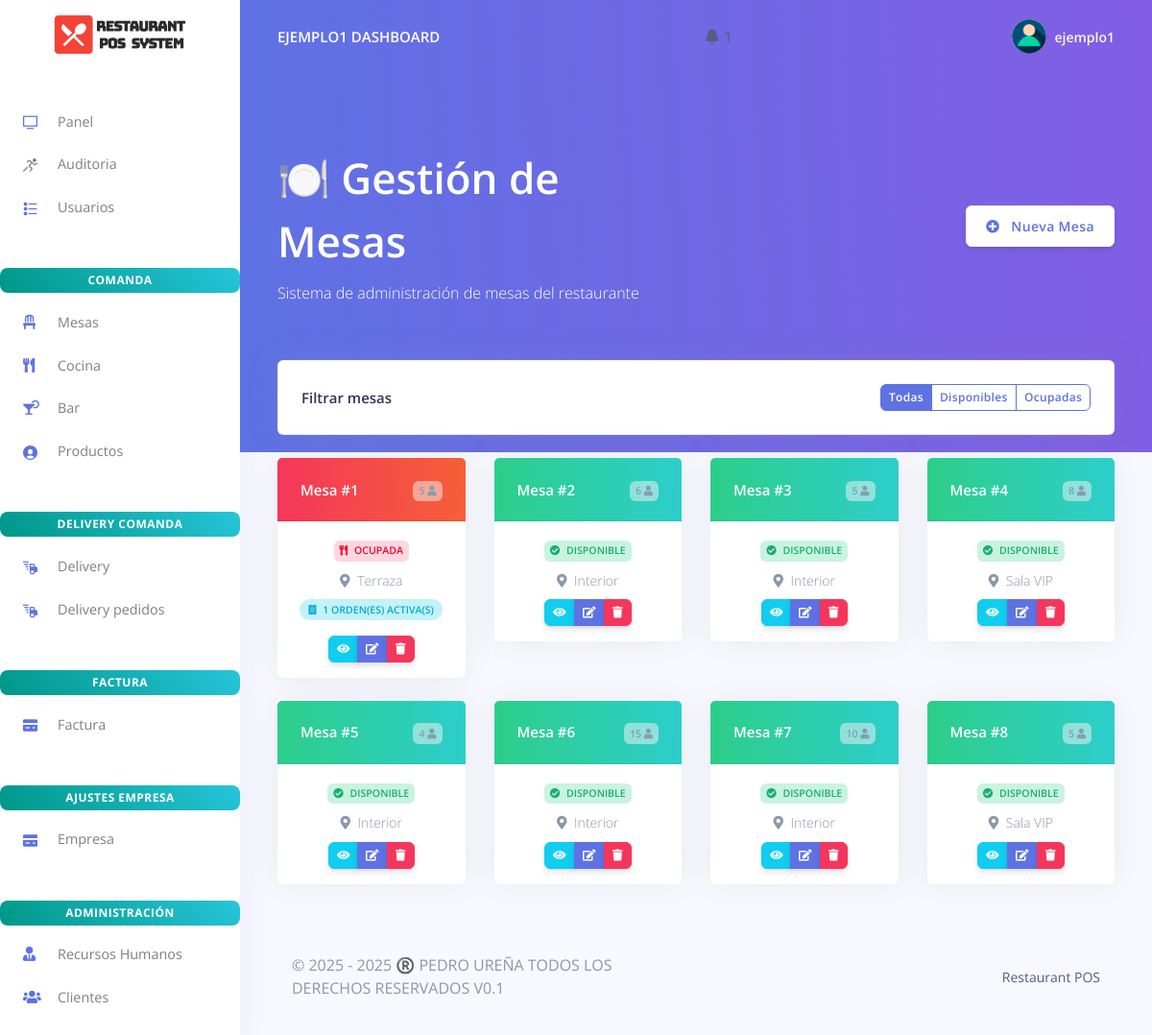
Page /mesas/mesas.php (signed in) on the committed database.
### tables this page shows
CREATE TABLE `rpos_admin` (
  `admin_id` varchar(200) NOT NULL,
  `admin_name` varchar(200) NOT NULL,
  `admin_email` varchar(200) NOT NULL,
  `admin_password` varchar(200) NOT NULL,
  `activation_key` varchar(200) DEFAULT NULL,
  `estado` enum('Activo','Inactivo') DEFAULT 'Inactivo',
  `activation_expiry` datetime DEFAULT NULL
);

CREATE TABLE `rpos_mesas` (
  `mesa_id` varchar(200) NOT NULL,
  `numero_mesa` int(11) NOT NULL,
  `capacidad` int(11) NOT NULL,
  `ubicacion` varchar(200) NOT NULL,
  `estado` enum('Disponible','Ocupada','Reservada','Mantenimiento','En preparación','Listo para servir','Lista para facturar','Cerrada') NOT NULL DEFAULT 'Disponible',
  `created_at` timestamp(6) NOT NULL DEFAULT current_timestamp(6) ON UPDATE current_timestamp(6),
  `num_personas` int(11) DEFAULT NULL,
  `mesero_asignado` varchar(200) DEFAULT NULL,
  `notas` text DEFAULT NULL
);

### mesas/mesas.php (the view, shortened to what this page needs)
<?php
include('../config/config.php');
$usuario_es_admin = false;
$usuario_es_supervisor = false;
$usuario_es_cajero = false;
if (isset($_SESSION['admin_id'])) {
    $usuario_es_admin = true;
}
require_once('../partials/_head.php');
?>
<body>
  <?php require_once('../partials/_sidebar.php'); ?>
  <div class="main-content">
    <?php require_once('../partials/_topnav.php'); ?>
    <div class="header bg-gradient-primary pb-8 pt-5 pt-md-8">
      <div class="container-fluid">
        <div class="header-body">
          <div class="row align-items-center py-4">
            <div class="col-lg-6 col-7">
              <h1 class="display-2 text-white">🍽️ Gestión de Mesas</h1>
              <p class="text-white mb-0">Sistema de administración de mesas del restaurante</p>
            </div>
            <div class="col-lg-6 col-5 text-right">
              <?php if ($usuario_es_admin || $usuario_es_cajero || $usuario_es_supervisor): ?>
              <a href="add_mesa.php" class="btn btn-neutral">
                <i class="fas fa-plus-circle mr-2"></i> Nueva Mesa
              </a>
              <?php endif; ?>
            </div>
          </div>
        </div>
      </div>
    </div>
    <div class="container-fluid mt--7">
      <div class="row mb-4">
        <div class="col-12">
          <div class="card shadow">
            <div class="card-body">
              <div class="row align-items-center">
                <div class="col-md-8">
                  <h4 class="mb-0">Filtrar mesas</h4>
                </div>
                <div class="col-md-4 text-right">
                  <div class="btn-group btn-group-toggle" data-toggle="buttons">
                    <label class="btn btn-sm btn-outline-primary active">
                      <input type="radio" name="filter" id="filter-all" autocomplete="off" checked> Todas
                    </label>
                    <label class="btn btn-sm btn-outline-primary">
                      <input type="radio" name="filter" id="filter-available" autocomplete="off"> Disponibles
                    </label>
                    <label class="btn btn-sm btn-outline-primary">
                      <input type="radio" name="filter" id="filter-occupied" autocomplete="off"> Ocupadas
                    </label>
                  </div>
                </div>
              </div>
            </div>
          </div>
        </div>
      </div>
      <div class="row" id="mesas-grid">
        <?php
        $query = "SELECT m.*, COUNT(om.order_id) as ordenes_activas
                  FROM rpos_mesas m
                  LEFT JOIN rpos_ordenes_mesas om ON m.mesa_id = om.mesa_id AND om.estado = 'Activa'
                  WHERE m.numero_mesa <> 0
                  GROUP BY m.mesa_id
                  ORDER BY m.numero_mesa ASC";
        $stmt = $mysqli->prepare($query);
        $stmt->execute();
        $res = $stmt->get_result();
        while ($mesa = $res->fetch_object()) {
          $status_class = '';
          $status_icon = '';
          switch($mesa->estado) {
            case 'Disponible':
              $status_class = 'success';
              $status_icon = 'fa-check-circle';
              break;
            case 'Ocupada':
              $status_class = 'danger';
              $status_icon = 'fa-utensils';
              break;
          }
        ?>
        <div class="col-xl-3 col-md-4 col-sm-6 mb-4 mesa-card" data-status="<?php echo strtolower($mesa->estado); ?>">
          <div class="card card-lift--hover shadow border-0">
            <div class="card-header bg-gradient-<?php echo $status_class; ?>">
              <div class="row align-items-center">
                <div class="col">
                  <h4 class="text-white mb-0">Mesa #<?php echo htmlspecialchars($mesa->numero_mesa); ?></h4>
                </div>
                <div class="col-auto">
                  <span class="badge badge-light"><?php echo htmlspecialchars($mesa->capacidad); ?> <i class="fas fa-user"></i></span>
                </div>
              </div>
            </div>
            <div class="card-body py-3">
              <div class="text-center">
                <span class="badge badge-<?php echo $status_class; ?> mb-2">
                  <i class="fas <?php echo $status_icon; ?> mr-1"></i> <?php echo htmlspecialchars($mesa->estado); ?>
                </span>
                <p class="text-sm text-muted mb-2">
                  <i class="fas fa-map-marker-alt mr-1"></i> <?php echo htmlspecialchars($mesa->ubicacion); ?>
                </p>
                <?php if ($mesa->ordenes_activas > 0): ?>
                <div class="d-flex justify-content-center mb-3">
                  <span class="badge badge-pill badge-info">
                    <i class="fas fa-receipt mr-1"></i> <?php echo $mesa->ordenes_activas; ?> orden(es) activa(s)
                  </span>
                </div>
                <?php endif; ?>
                <div class="btn-group btn-group-sm" role="group">
                  <a href="mesa_detalle.php?mesa=<?php echo urlencode($mesa->mesa_id); ?>" class="btn btn-info">
                    <i class="fas fa-eye"></i>
                  </a>
                  <?php if ($usuario_es_admin || $usuario_es_cajero || $usuario_es_supervisor): ?>
                  <a href="update_mesa.php?update=<?php echo urlencode($mesa->mesa_id); ?>" class="btn btn-primary">
                    <i class="fas fa-edit"></i>
                  </a>
                  <a href="mesas.php?delete=<?php echo urlencode($mesa->mesa_id); ?>"
                     onclick="return confirm('¿Está seguro que desea eliminar esta mesa?');"
                     class="btn btn-danger">
                    <i class="fas fa-trash"></i>
                  </a>
                  <?php endif; ?>
                </div>
              </div>
            </div>
          </div>
        </div>
        <?php } ?>
      </div>
      <?php require_once('../partials/_footer.php'); ?>
    </div>
  </div>
</body>
</html>

### partials/_topnav.php (shortened to what this page needs)
<?php
$current_path = $_SERVER['PHP_SELF'];
$folders = ['factura', 'delivery', 'auditoria', 'cocina', 'mesas', 'bar', 'usuario', 'hrm', 'customes', 'products', 'empresa', 'notificaciones'];
$is_in_subfolder = false;
foreach ($folders as $folder) {
    if (strpos($current_path, "/$folder/") !== false) {
        $is_in_subfolder = true;
        break;
    }
}
$base_path = $is_in_subfolder ? '../' : '';
$user_id = $_SESSION['user_id'] ?? null;
$rol     = $_SESSION['rol'] ?? null;
$user = null;
if ($user_id && $rol) {
    if ($rol === 'admin') {
        $query = "SELECT admin_name AS nombre FROM rpos_admin WHERE admin_id = ?";
    } else {
        $query = "SELECT staff_name AS nombre FROM rpos_staff WHERE staff_id = ?";
    }
    $stmt = $mysqli->prepare($query);
    $stmt->bind_param("s", $user_id);
    $stmt->execute();
    $res = $stmt->get_result();
    $user = $res->fetch_object();
}
?>
<?php if (!empty($user)) { ?>
    <nav class="navbar navbar-top navbar-expand-md navbar-dark" id="navbar-main">
        <div class="container-fluid">
            <a class="h4 mb-0 text-white text-uppercase d-none d-lg-inline-block" href="<?php echo $base_path; ?>dashboard.php">
                <?php echo htmlspecialchars($user->nombre); ?> Dashboard
            </a>
            <li class="nav-item dropdown">
                <a class="nav-link" href="#" role="button" data-toggle="dropdown" aria-haspopup="true" aria-expanded="false">
                    <i class="ni ni-bell-55"></i>
                    <?php
                    $query_count = "SELECT COUNT(*) as count FROM rpos_notificaciones WHERE estado = 'pendiente'";
                    $count_result = $mysqli->query($query_count);
                    $count = $count_result->fetch_object()->count;
                    if ($count > 0): ?>
                        <span class="notification-badge"><?php echo $count; ?></span>
                    <?php endif; ?>
                </a>
            </li>
<ul class="navbar-nav align-items-center d-none d-md-flex">
    <li class="nav-item dropdown">
        <a class="nav-link pr-0" href="#" role="button" data-toggle="dropdown">
            <div class="media align-items-center">
                <span class="avatar avatar-sm rounded-circle">
                    <img alt="Image placeholder" src="<?php echo $base_path; ?>assets/img/theme/user-a-min.png">
                </span>
                <div class="media-body ml-2 d-none d-lg-block">
                    <span class="mb-0 text-sm font-weight-bold"><?php echo htmlspecialchars($user->nombre); ?></span>
                </div>
            </div>
        </a>
    </li>
</ul>
        </div>
    </nav>
<?php } ?>

### mesas/mesas.php (style rules this page uses)
.mesa-card { transition: all 0.3s ease; }
.bg-gradient-success { background: linear-gradient(87deg, #2dce89 0, #2dcecc 100%) !important; }
.bg-gradient-danger { background: linear-gradient(87deg, #f5365c 0, #f56036 100%) !important; }
.bg-gradient-primary { background: linear-gradient(87deg, #5e72e4 0, #825ee4 100%) !important; }

### rows in the picture
rpos_admin: admin_name "EJEMPLO1", admin_name "ejemplo1"
rpos_mesas: numero_mesa "1", capacidad "5", estado "OCUPADA", ubicacion "Terraza", ordenes_activas "1"
rpos_mesas: numero_mesa "2", capacidad "6", estado "DISPONIBLE", ubicacion "Interior"
rpos_mesas: numero_mesa "3", capacidad "5", estado "DISPONIBLE", ubicacion "Interior"
rpos_mesas: numero_mesa "4", capacidad "8", estado "DISPONIBLE", ubicacion "Sala VIP"
rpos_mesas: numero_mesa "5", capacidad "4", estado "DISPONIBLE", ubicacion "Interior"
rpos_mesas: numero_mesa "6", capacidad "15", estado "DISPONIBLE", ubicacion "Interior"
rpos_mesas: numero_mesa "7", capacidad "10", estado "DISPONIBLE", ubicacion "Interior"
rpos_mesas: numero_mesa "8", capacidad "5", estado "DISPONIBLE", ubicacion "Sala VIP"

### other values in the picture
$count "1"
